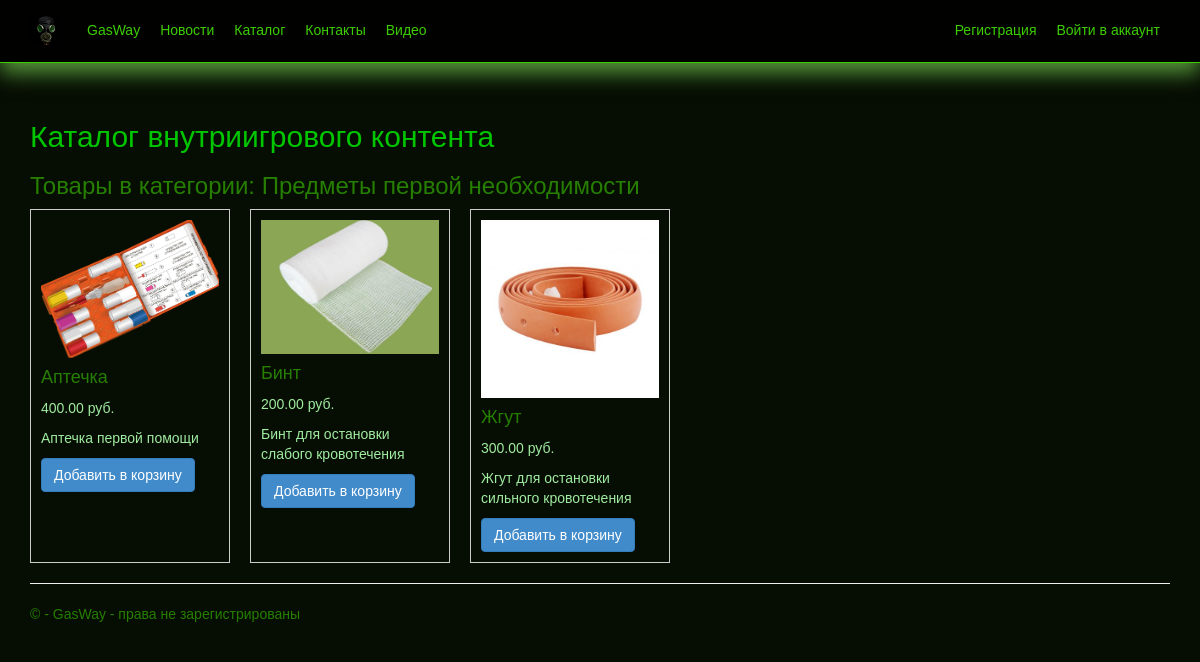
The app's page /catalog/2/ with its own data.
### app/models.py (models this page shows, shortened)
class Category(models.Model):
    name = models.CharField(max_length=100, verbose_name="Название категории")
    parent = models.ForeignKey('self', null=True, blank=True, on_delete=models.CASCADE, verbose_name="Родительская категория")
    def get_children(self):
        return Category.objects.filter(parent=self)
    class Meta:
        verbose_name = "Категория"
        verbose_name_plural = "Категории"

class Product(models.Model):
    name = models.CharField(max_length=100, verbose_name="Название товара")
    category = models.ForeignKey(Category, on_delete=models.CASCADE, verbose_name="Категория")
    price = models.DecimalField(max_digits=10, decimal_places=2, verbose_name="Цена")
    description = models.TextField(verbose_name="Описание товара")
    image = models.ImageField(upload_to='products/', blank=True, null=True, verbose_name="Изображение товара")

### app/views.py (the view)
# urls.py: path('catalog/', views.catalog, name='catalog'),
def catalog(request, category_id=None):
    if category_id:
        selected_category = get_object_or_404(Category, id=category_id)
        products = Product.objects.filter(category=selected_category)
        subcategories = selected_category.get_children()
    else:
        selected_category = None
        products = None
        subcategories = Category.objects.filter(parent=None)
    return render(
        request,
        'app/catalog.html',
        {
            'selected_category': selected_category,
            'products': products,
            'subcategories': subcategories,
        }
    )

### app/context_processors.py (called while the page is built)
def user_group_context(request):
    if request.user.is_authenticated:
        is_manager = request.user.groups.filter(name="Менеджер").exists()
    else:
        is_manager = False
    return {'is_manager': is_manager}

### app/templates/app/catalog.html (shortened to what this page needs)
﻿{% extends "app/layout.html" %}
{% block content %}
<h2>Каталог внутриигрового контента</h2>
{% if selected_category %}
    <h3>Товары в категории: {{ selected_category.name }}</h3>
    {% if products %}
        <div style="display: flex; flex-wrap: wrap; gap: 20px;">
            {% for product in products %}
                <div style="border: 1px solid #ccc; padding: 10px; width: 200px;">
                    {% if product.image %}
                        <img src="{{ product.image.url }}" alt="{{ product.name }}" style="width: 100%; height: auto;">
                    {% else %}
                        <img src="/static/default_product.jpg" alt="Нет изображения" style="width: 100%; height: auto;">
                    {% endif %}
                    <h4>{{ product.name }}</h4>
                    <p>{{ product.price }} руб.</p>
                    <p>{{ product.description }}</p>
                    {% if not user.is_superuser and not is_manager %}
                    <a href="{% url 'add_to_cart' product.id %}" class="btn btn-primary">Добавить в корзину</a>
                    {% endif %}
                </div>
            {% endfor %}
        </div>
    {% else %}
        <p>В этой категории пока нет товаров.</p>
    {% endif %}
{% endif %}
{% endblock %}

### app/static/app/content/site.css (style rules this page uses)
body { padding-top: 80px; padding-bottom: 10px; }

### records on screen
Category: name "Предметы первой необходимости"
Product: image (picture), name "Аптечка", price "400.00", description "Аптечка первой помощи"
Product: image (picture), name "Бинт", price "200.00", description "Бинт для остановки слабого кровотечения"
Product: image (picture), name "Жгут", price "300.00", description "Жгут для остановки сильного кровотечения"
